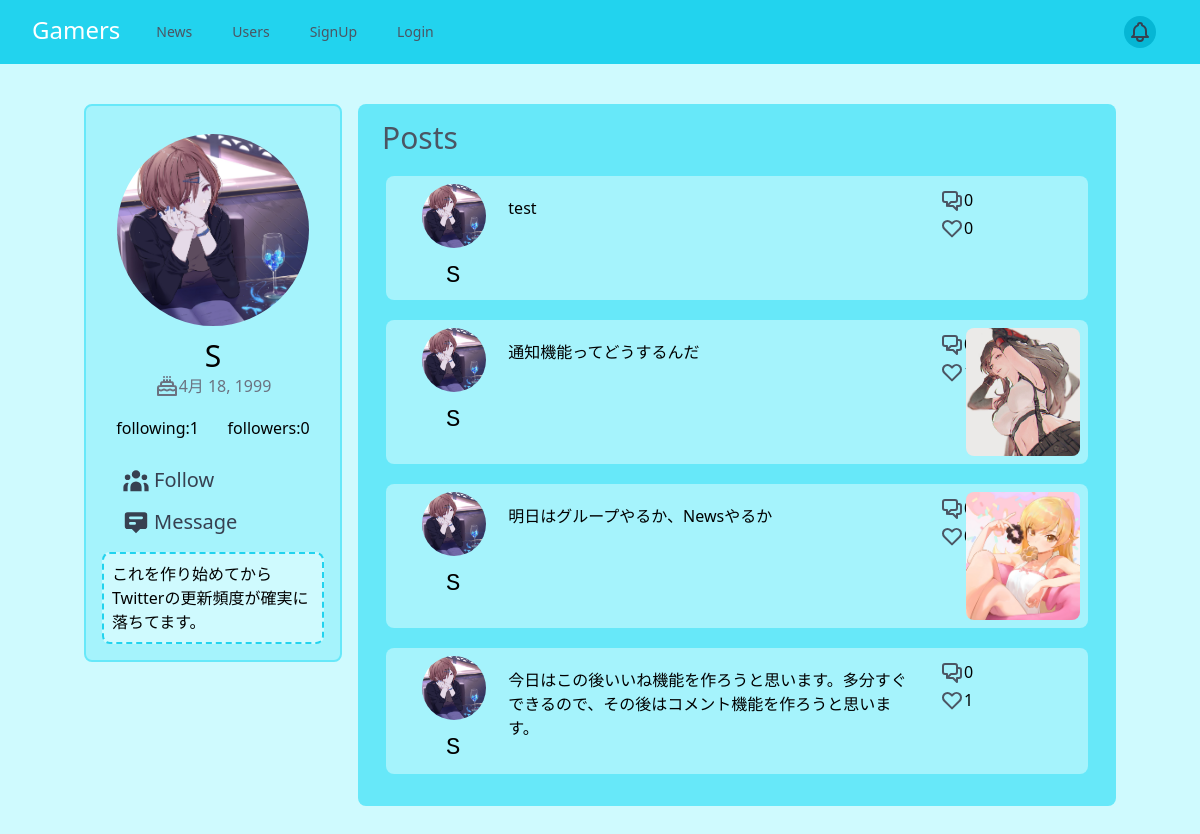
/user/PbiSLN8o0b/, run on the app's committed database.
### base/models/user_models.py (models this page shows, shortened)
class User(AbstractBaseUser):
    id = models.CharField(default=create_id, primary_key=True, max_length=10)
    username = models.CharField(max_length=20)
    email = models.EmailField(unique=True)
    password = models.CharField(max_length=128)
    is_active = models.BooleanField(default=True)
    is_staff = models.BooleanField(default=False)
    is_admin = models.BooleanField(default=False)
    is_superuser = models.BooleanField(default=False)
    data_joined = models.DateTimeField(auto_now_add=True)
    img = models.ImageField(blank=True, null=True, upload_to=get_user_image_path,
                            default='user/l_e_others_500.png')
    following = models.ManyToManyField("self", blank=True, related_name="followed_by", symmetrical=False)
    objects = UserManager()
    USERNAME_FIELD = 'email'
    REQUIRED_FIELDS = ['username']

class Profile(models.Model):
    user = models.OneToOneField(User, primary_key=True, on_delete=models.CASCADE)
    bio = models.TextField(default='', blank=True, max_length=150)
    birthday = models.DateField(blank=True, null=True)

### base/models/post_models.py (models this page shows)
class Post(models.Model):
    id = models.CharField(default=create_id, primary_key=True, max_length=10)
    user = models.ForeignKey(User, on_delete=models.CASCADE)
    body = models.TextField(default='', blank=True, max_length=150)
    img = models.ImageField(blank=True, null=True, upload_to=get_post_image_path)
    created_at = models.DateTimeField(auto_now_add=True)
    liked = models.ManyToManyField(User, related_name="favorited", blank=True)

### base/views/user_views.py (the view)
# urls.py: path('user/<str:pk>/', UserDetail.as_view(), name="user_detail"),
class UserDetail(DetailView):
    model = User
    template_name = "pages/user_detail.html"
    def get_context_data(self, **kwargs):
        context = super(UserDetail, self).get_context_data(**kwargs)
        context['post_set'] = Post.objects.filter(user=context['object']).order_by('-created_at')
        context['birthday'] = context['user'].profile.birthday
        context['bio'] = context['user'].profile.bio
        return context

### templates/pages/user_detail.html
{% extends 'base.html' %}
{% block main %}
<div class="grid grid-cols-4 my-10 mx-16">
    {% include 'snippets/user_card.html' with user=object %}
    <div class="col-span-3 p-3 rounded-lg bg-cyan-300 ml-4 h-min">
        <p class="ml-3 mt-1 text-3xl text-gray-600">Posts</p>
        {% if object.post_set.count %}
        {% for post in post_set %}
        <div class="my-5 mx-4">
            {% include 'snippets/post_card.html' with post=post %}
        </div>
        {% endfor %}
        {% else %}
        <div class="my-5 mx-4">
            <p>No post yet.</p>
        </div>
        {% endif %}
    </div>
</div>
{% endblock %}

### templates/snippets/user_card.html (shortened to what this page needs)
<div class="grid col-span-1 rounded-lg bg-cyan-200 p-4 grid-rows-9 border-2 border-cyan-300 h-min">
    <div class="row-span-6">
        <img src="{{ user.img.url }}" alt="" class="my-3 mx-auto h-48 w-48 object-cover object-top rounded-full">
        <p class="font-normal text-3xl text-center">{{ user.username }}</p>
    </div>
    {% if birthday %}
    <div class="row-span-1 mb-2 flex mx-auto">
        <p class="text-gray-500">{{ birthday }}</p>
    </div>
    {% endif %}
    <div class="row-span-1 flex mb-2">
        <a href="{% url 'following_list' user.pk %}" class="mx-auto">
            <p>following:{{ user.following.count }}</p>
        </a>
        <a href="{% url 'followers_list' user.pk %}" class="mx-auto">
            <p>followers:{{ user.followed_by.count }}</p>
        </a>
    </div>
    {% if user.pk == request.user.pk %}
    <a href="{% url 'user_update' request.user.id %}">
        <div class="row-span-1 flex mt-2 text-gray-700 rounded-full hover:bg-cyan-500 cursor-pointer">
            <svg xmlns="http://www.w3.org/2000/svg" class="h-7 w-7 ml-5" viewBox="0 0 20 20" fill="currentColor">
                <path d="M13.586 3.586a2 2 0 112.828 2.828l-.793.793-2.828-2.828.793-.793zM11.379 5.793L3 14.172V17h2.828l8.38-8.379-2.83-2.828z"/>
            </svg>
            <p class="my-auto ml-1 text-xl">Edit</p>
        </div>
    </a>
    {% else %}
    <a href="{% url 'follow' user.pk %}?next={{ request.path }}">
        <div class="row-span-1 flex mt-2 text-gray-700 rounded-full hover:bg-cyan-500 cursor-pointer">
            {% if user in request.user.following.all %}
            <p class="my-auto ml-1 text-xl">Unfollow</p>
            {% else %}
            <p class="my-auto ml-1 text-xl">Follow</p>
            {% endif %}
        </div>
    </a>
    {% endif %}
    <a href="#">
        <div class="row-span-1 flex mt-2 text-gray-700 rounded-full hover:bg-cyan-500 cursor-pointer">
            <svg xmlns="http://www.w3.org/2000/svg" class="h-7 w-7 ml-5" viewBox="0 0 20 20" fill="currentColor">
                <path fill-rule="evenodd"
                      d="M18 13V5a2 2 0 00-2-2H4a2 2 0 00-2 2v8a2 2 0 002 2h3l3 3 3-3h3a2 2 0 002-2zM5 7a1 1 0 011-1h8a1 1 0 110 2H6a1 1 0 01-1-1zm1 3a1 1 0 100 2h3a1 1 0 100-2H6z"
                      clip-rule="evenodd"/>
            </svg>
            <p class="my-auto ml-1 text-xl">Message</p>
        </div>
    </a>
    {% if bio %}
    <div class="row-span-1 mt-4 bg-cyan-100 rounded-lg p-2 border-2 border-dashed border-cyan-400">
        {{ bio }}
    </div>
    {% endif %}
</div>

### templates/snippets/post_card.html (shortened to what this page needs)
<div class="grid grid-cols-6 bg-cyan-200 rounded-lg px-2">
    <div class="col-span-1 my-2 ml-7">
        {% if post.user.img %}
        <a href="{% url 'user_detail' post.user.id %}">
            <img src="{{ post.user.img.url }}" alt="" class="h-16 w-16 object-cover object-top rounded-full">
        </a>
        {% endif %}
        <p class="ml-6 mt-3 font-mono text-2xl">{{ post.user.username }}</p>
    </div>
    <div class="col-span-4 grid grid-cols-10">
        <div class="col-span-9 my-5 grid grid-rows-6 pr-3">
            <div class="row-span-5">
                <a href="{% url 'post_detail' post.pk %}">
                    {{ post.body }}
                </a>
            </div>
        </div>
        <div class="col-span-1 ml-2 my-3">
            <div class="flex pl-3">
                    <a href="{% url 'new_comment' post.pk %}">
                    </a>
                    {{ post.comment_set.count }}
            </div>
            <div class="flex pl-3 my-1">
                    <a href="{% url 'like' post.pk %}?next={{ request.path }}">
                    </a>
                    <span class="text-align-center">{{ post.liked.count }}</span>
            </div>
        </div>
    </div>
    <div class="col-span-1 my-2 justify-items-center">
        {% if post.img %}
        <img src="{{ post.img.url }}" alt="" class="h-32 w-32 object-cover object-top rounded-lg mx-auto">
        {% endif %}
    </div>
</div>

### data on the page
User: img (picture), username "S", following.count "1", followed_by.count "0"
Profile: birthday "4月 18, 1999", bio "これを作り始めてからTwitterの更新頻度が確実に落ちてます。"
Post: user.img (picture), user.username "S", body "test", comment_set.count "0", liked.count "0"
Post: user.img (picture), user.username "S", body "通知機能ってどうするんだ", img (picture)
Post: user.img (picture), user.username "S", body "明日はグループやるか、Newsやるか", img (picture)
Post: user.img (picture), user.username "S", body "今日はこの後いいね機能を作ろうと思います。多分すぐできるので、その後はコメント機能を作ろうと思います。", comment_set.count "0", liked.count "1"
